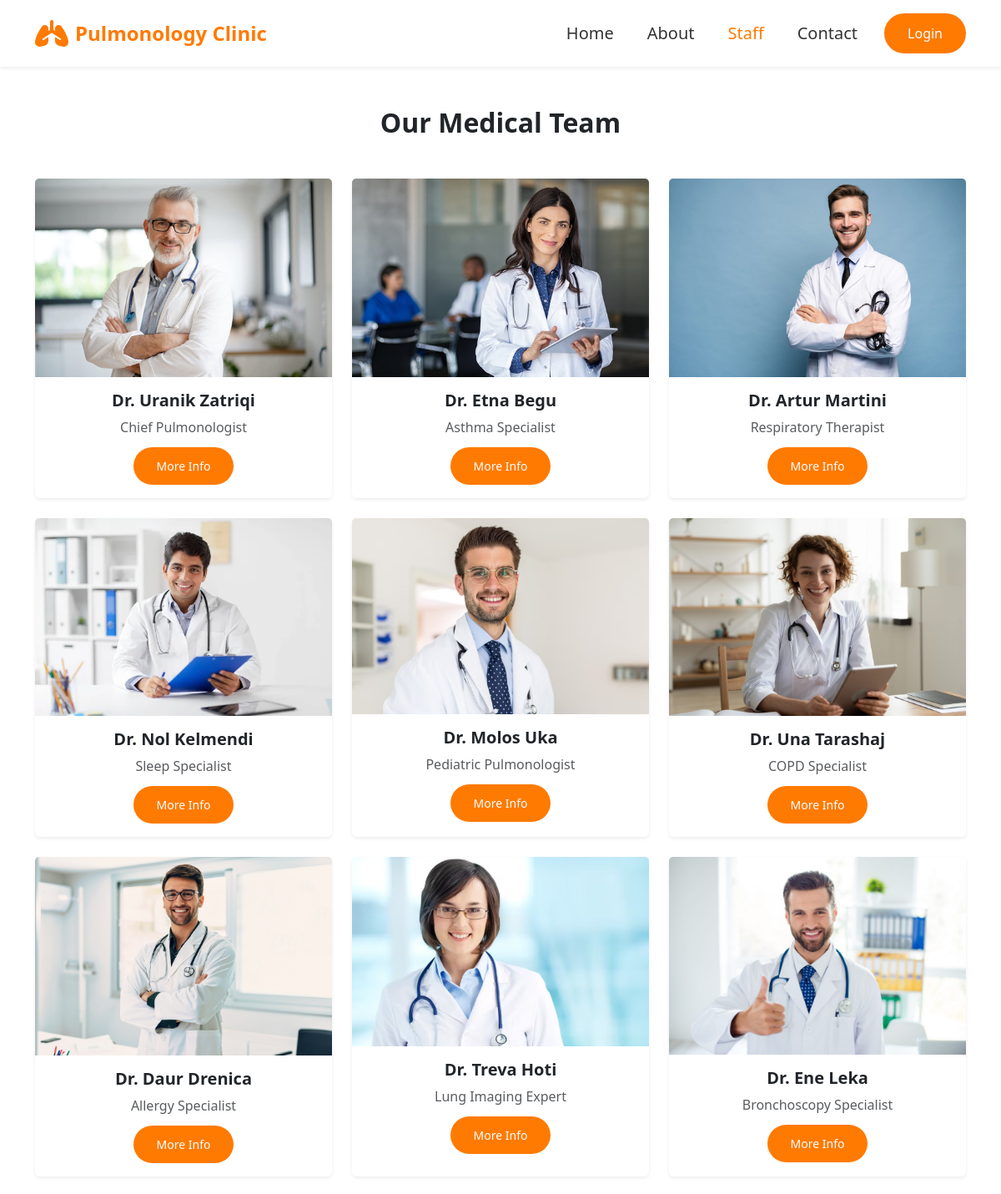
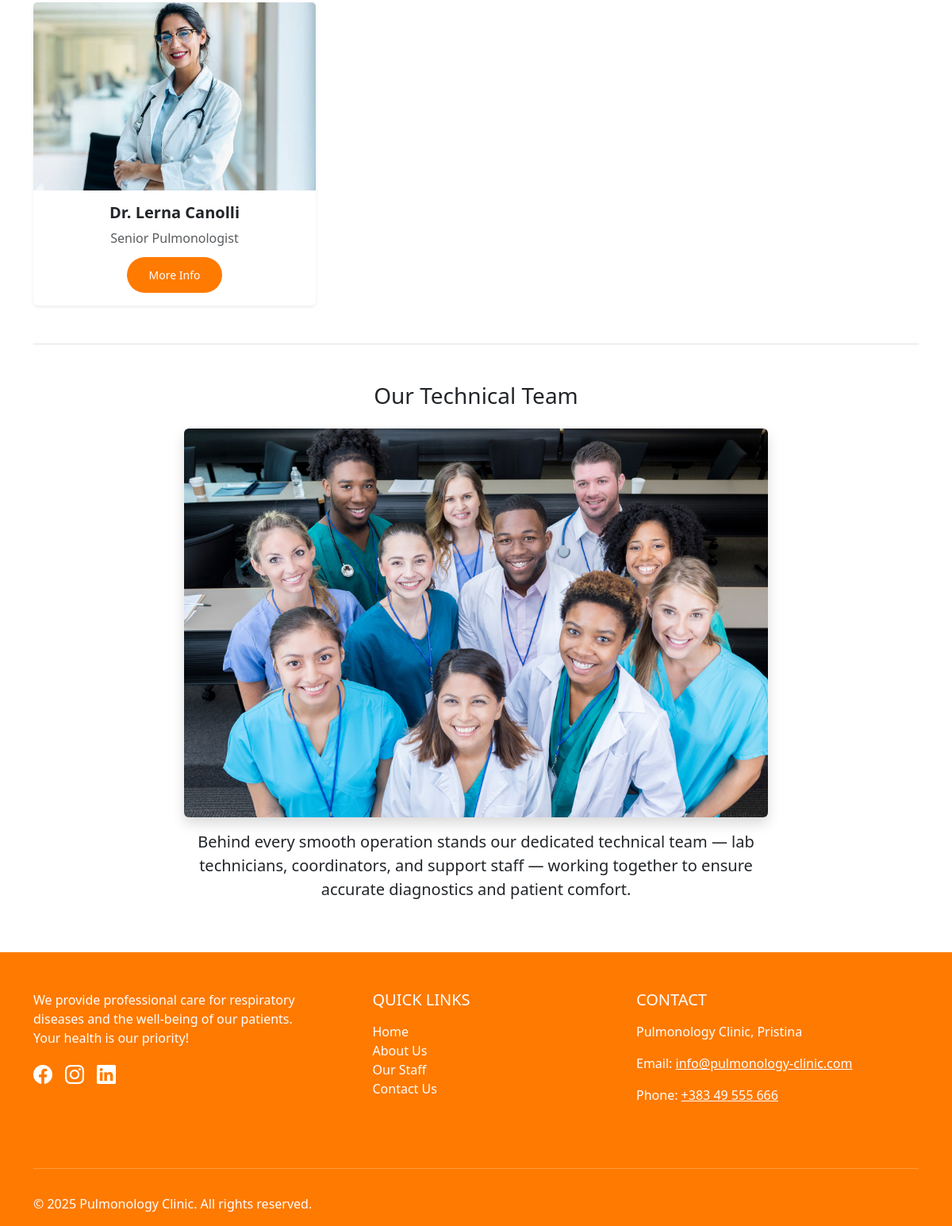
Page /staff.php on the committed database (2 pictures, top to bottom).
### tables this page shows
CREATE TABLE doctors (
    id INT AUTO_INCREMENT PRIMARY KEY,
    name VARCHAR(100) NOT NULL,
    title VARCHAR(100),
    bio TEXT,
    experience VARCHAR(50),
    specialized_in VARCHAR(150),
    image VARCHAR(100) DEFAULT 'default.jpg'
);

### staff.php (the view, shortened to what this page needs)
<?php include 'includes/header.php'; ?>
<?php require 'config.php'; ?>
<section class="staff-section py-5">
  <div class="container">
    <h2 class="text-center text-orange fw-bold mb-5">Our Medical Team</h2>
    <div class="row g-4">
      <?php
      $stmt = $conn->query("SELECT * FROM doctors");
      $doctors = $stmt->fetchAll(PDO::FETCH_ASSOC);
      foreach ($doctors as $index => $doc): ?>
        <div class="col-md-6 col-lg-4">
          <div class="card h-100 shadow-sm border-0">
            <img src="assets/img/<?= htmlspecialchars($doc['image']) ?>" class="card-img-top" alt="<?= htmlspecialchars($doc['name']) ?>">
            <div class="card-body text-center">
              <h5 class="fw-bold"><?= htmlspecialchars($doc['name']) ?></h5>
              <p class="text-muted mb-1"><?= htmlspecialchars($doc['title']) ?></p>
              <button class="btn btn-orange btn-sm mt-2" data-bs-toggle="modal" data-bs-target="#doctorModal<?= $index ?>">More Info</button>
            </div>
          </div>
        </div>
      <?php endforeach; ?>
    </div>
    <div class="technical-staff mt-5 pt-5 border-top">
      <h3 class="text-orange mb-4 text-center">Our Technical Team</h3>
      <div class="row justify-content-center">
        <div class="col-md-8 text-center">
          <img src="assets/img/residents.jpg" class="img-fluid rounded shadow mb-3" alt="Technical Team">
          <p class="lead">
            Behind every smooth operation stands our dedicated technical team — lab technicians, coordinators, and support staff — working together to ensure accurate diagnostics and patient comfort.
          </p>
        </div>
      </div>
    </div>
  </div>
</section>
<?php include 'includes/footer.php'; ?>

### includes/header.php (shortened to what this page needs)
<?php
$isLoggedIn = isset($_SESSION['user_id']) && (!isset($_SESSION['user_role']) || $_SESSION['user_role'] !== 'admin');
?>
<!DOCTYPE html>
<html lang="en">
<head>
  <link href="https://cdn.jsdelivr.net/npm/bootstrap@5.3.0/dist/css/bootstrap.min.css" rel="stylesheet">
  <link rel="stylesheet" href="https://cdnjs.cloudflare.com/ajax/libs/font-awesome/6.4.0/css/all.min.css">
  <link rel="stylesheet" href="assets/css/style.css">
</head>
<body>
<header class="bg-white shadow-sm sticky-top">
  <nav class="navbar navbar-expand-lg navbar-light custom-navbar">
    <div class="container">
      <a class="navbar-brand d-flex align-items-center brand-orange" href="index.php">
        <i class="fa-solid fa-lungs me-2 fs-2"></i>
        <span class="fs-4 fw-bold">Pulmonology Clinic</span>
      </a>
      <div class="collapse navbar-collapse justify-content-end" id="navbarNav">
        <ul class="navbar-nav align-items-center gap-4 fs-5">
          <li class="nav-item">
            <a class="nav-link <?= basename($_SERVER['PHP_SELF']) == 'index.php' ? 'active' : '' ?>" href="index.php">Home</a>
          </li>
          <li class="nav-item">
            <a class="nav-link <?= basename($_SERVER['PHP_SELF']) == 'about.php' ? 'active' : '' ?>" href="about.php">About</a>
          </li>
          <li class="nav-item">
            <a class="nav-link <?= basename($_SERVER['PHP_SELF']) == 'staff.php' ? 'active' : '' ?>" href="staff.php">Staff</a>
          </li>
          <li class="nav-item">
            <a class="nav-link <?= basename($_SERVER['PHP_SELF']) == 'contact.php' ? 'active' : '' ?>" href="contact.php">Contact</a>
          </li>
          <?php if ($isLoggedIn): ?>
            <li class="nav-item">
              <a class="btn btn-outline-danger" href="logout.php">Logout</a>
            </li>
          <?php else: ?>
            <li class="nav-item">
              <a class="btn btn-orange" href="login.php">Login</a>
            </li>
          <?php endif; ?>
        </ul>
      </div>
    </div>
  </nav>
</header>

### includes/footer.php (shortened to what this page needs)
<footer id="footer" class="bg-orange text-white pt-5">
  <div class="container">
    <div class="row d-flex flex-wrap justify-content-between pb-4">
      <div class="col-lg-4 col-sm-6 mb-4">
        <p>
          We provide professional care for respiratory diseases and the well-being of our patients. Your health is our priority!
        </p>
        <ul class="d-flex list-unstyled social-links mt-3">
          <li class="me-3">
            <a href="https://www.facebook.com/" class="text-white"><i class="bi bi-facebook fs-4"></i></a>
          </li>
          <li class="me-3">
            <a href="https://www.instagram.com/" class="text-white"><i class="bi bi-instagram fs-4"></i></a>
          </li>
          <li class="me-3">
            <a href="https://www.linkedin.com/" class="text-white"><i class="bi bi-linkedin fs-4"></i></a>
          </li>
        </ul>
      </div>
      <div class="col-lg-3 col-sm-6 mb-4">
        <h5 class="text-uppercase">Quick Links</h5>
        <ul class="list-unstyled mt-3">
          <li><a href="index.php" class="text-white text-decoration-none">Home</a></li>
          <li><a href="about.php" class="text-white text-decoration-none">About Us</a></li>
          <li><a href="staff.php" class="text-white text-decoration-none">Our Staff</a></li>
          <li><a href="contact.php" class="text-white text-decoration-none">Contact Us</a></li>
        </ul>
      </div>
      <div class="col-lg-4 col-sm-6 mb-4">
        <h5 class="text-uppercase">Contact</h5>
        <p class="mt-3">Pulmonology Clinic, Pristina</p>
        <p>Email: <a href="mailto:info@pulmonology-clinic.com" class="text-white">info@pulmonology-clinic.com</a></p>
        <p>Phone: <a href="tel:+38349111222" class="text-white">+383 49 555 666</a></p>
      </div>
    </div>
    <hr class="bg-light">
    <div class="row justify-content-between align-items-center py-3">
      <div class="col-md-6 text-center text-md-start">
        <p class="mb-0">&copy; 2025 Pulmonology Clinic. All rights reserved.</p>
      </div>
    </div>
  </div>
</footer>
<link rel="stylesheet" href="https://cdn.jsdelivr.net/npm/bootstrap-icons@1.10.5/font/bootstrap-icons.css">
<link rel="stylesheet" href="assets/css/style.css">
</body>
</html>

### assets/css/style.css (style rules this page uses)
.brand-orange { color: #ff7a00 !important; }
.navbar .nav-link { color: #333 !important; transition: color 0.2s ease-in-out; }
.navbar .nav-link:hover, .navbar .nav-link.active { color: #ff7a00 !important; }
.btn-orange { border: 2px solid #ff7a00; background-color: transparent; color: #ff7a00; border-radius: 25px; padding: 8px 20px; font-weight: 500; transition: 0.3s ease-in-out; }
.custom-navbar { padding-top: 1rem; padding-bottom: 1rem; font-family: 'Segoe UI', sans-serif; font-size: 1.1rem; }
.navbar-brand span { font-size: 1.6rem; }
.bg-orange { background-color: #ff7a00 !important; }
.btn-orange { background-color: #ff7a00; color: white; border: none; padding: 12px 28px; border-radius: 30px; font-weight: 500; transition: background-color 0.3s ease; }

### includes/footer.php (style rules this page uses)
.bg-orange { background-color: #ff7a00 !important; }

### rows in the picture
doctors: image (picture), name "Dr. Uranik Zatriqi", title "Chief Pulmonologist"
doctors: image (picture), name "Dr. Etna Begu", title "Asthma Specialist"
doctors: image (picture), name "Dr. Artur Martini", title "Respiratory Therapist"
doctors: image (picture), name "Dr. Nol Kelmendi", title "Sleep Specialist"
doctors: image (picture), name "Dr. Molos Uka", title "Pediatric Pulmonologist"
doctors: image (picture), name "Dr. Una Tarashaj", title "COPD Specialist"
doctors: image (picture), name "Dr. Daur Drenica", title "Allergy Specialist"
doctors: image (picture), name "Dr. Treva Hoti", title "Lung Imaging Expert"
doctors: image (picture), name "Dr. Ene Leka", title "Bronchoscopy Specialist"
doctors: image (picture), name "Dr. Lerna Canolli", title "Senior Pulmonologist"
